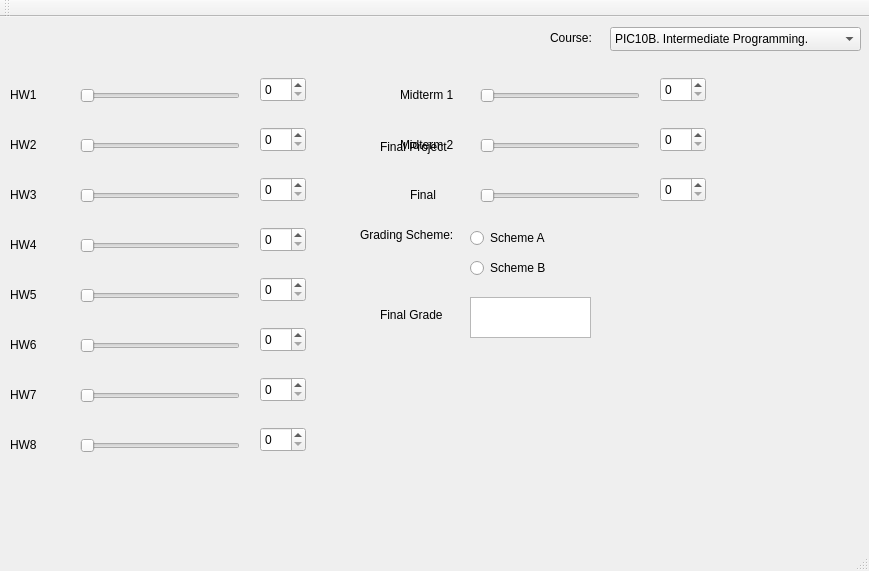
<?xml version="1.0" encoding="UTF-8"?>
<ui version="4.0">
 <class>MainWindow</class>
 <widget class="QMainWindow" name="MainWindow">
  <property name="geometry">
   <rect>
    <x>0</x>
    <y>0</y>
    <width>869</width>
    <height>571</height>
   </rect>
  </property>
  <property name="windowTitle">
   <string>MainWindow</string>
  </property>
  <widget class="QWidget" name="centralWidget">
   <widget class="QSlider" name="horizontalSlider">
    <property name="geometry">
     <rect>
      <x>80</x>
      <y>70</y>
      <width>160</width>
      <height>18</height>
     </rect>
    </property>
    <property name="maximum">
     <number>100</number>
    </property>
    <property name="orientation">
     <enum>Qt::Horizontal</enum>
    </property>
   </widget>
   <widget class="QLabel" name="label">
    <property name="geometry">
     <rect>
      <x>10</x>
      <y>70</y>
      <width>55</width>
      <height>16</height>
     </rect>
    </property>
    <property name="text">
     <string>HW1</string>
    </property>
   </widget>
   <widget class="QSpinBox" name="spinBox">
    <property name="geometry">
     <rect>
      <x>260</x>
      <y>60</y>
      <width>46</width>
      <height>25</height>
     </rect>
    </property>
    <property name="maximum">
     <number>100</number>
    </property>
   </widget>
   <widget class="QSpinBox" name="spinBox_2">
    <property name="geometry">
     <rect>
      <x>260</x>
      <y>110</y>
      <width>46</width>
      <height>25</height>
     </rect>
    </property>
    <property name="maximum">
     <number>100</number>
    </property>
   </widget>
   <widget class="QLabel" name="label_2">
    <property name="geometry">
     <rect>
      <x>10</x>
      <y>120</y>
      <width>55</width>
      <height>16</height>
     </rect>
    </property>
    <property name="text">
     <string>HW2</string>
    </property>
   </widget>
   <widget class="QSlider" name="horizontalSlider_2">
    <property name="geometry">
     <rect>
      <x>80</x>
      <y>120</y>
      <width>160</width>
      <height>18</height>
     </rect>
    </property>
    <property name="maximum">
     <number>100</number>
    </property>
    <property name="orientation">
     <enum>Qt::Horizontal</enum>
    </property>
   </widget>
   <widget class="QSlider" name="horizontalSlider_3">
    <property name="geometry">
     <rect>
      <x>80</x>
      <y>170</y>
      <width>160</width>
      <height>18</height>
     </rect>
    </property>
    <property name="maximum">
     <number>100</number>
    </property>
    <property name="orientation">
     <enum>Qt::Horizontal</enum>
    </property>
   </widget>
   <widget class="QLabel" name="label_3">
    <property name="geometry">
     <rect>
      <x>10</x>
      <y>170</y>
      <width>55</width>
      <height>16</height>
     </rect>
    </property>
    <property name="text">
     <string>HW3</string>
    </property>
   </widget>
   <widget class="QSpinBox" name="spinBox_3">
    <property name="geometry">
     <rect>
      <x>260</x>
      <y>160</y>
      <width>46</width>
      <height>25</height>
     </rect>
    </property>
    <property name="maximum">
     <number>100</number>
    </property>
   </widget>
   <widget class="QSpinBox" name="spinBox_4">
    <property name="geometry">
     <rect>
      <x>260</x>
      <y>210</y>
      <width>46</width>
      <height>25</height>
     </rect>
    </property>
    <property name="maximum">
     <number>100</number>
    </property>
   </widget>
   <widget class="QLabel" name="label_4">
    <property name="geometry">
     <rect>
      <x>10</x>
      <y>220</y>
      <width>55</width>
      <height>16</height>
     </rect>
    </property>
    <property name="text">
     <string>HW4</string>
    </property>
   </widget>
   <widget class="QSlider" name="horizontalSlider_4">
    <property name="geometry">
     <rect>
      <x>80</x>
      <y>220</y>
      <width>160</width>
      <height>18</height>
     </rect>
    </property>
    <property name="maximum">
     <number>100</number>
    </property>
    <property name="orientation">
     <enum>Qt::Horizontal</enum>
    </property>
   </widget>
   <widget class="QSlider" name="horizontalSlider_5">
    <property name="geometry">
     <rect>
      <x>80</x>
      <y>270</y>
      <width>160</width>
      <height>18</height>
     </rect>
    </property>
    <property name="maximum">
     <number>100</number>
    </property>
    <property name="orientation">
     <enum>Qt::Horizontal</enum>
    </property>
   </widget>
   <widget class="QSpinBox" name="spinBox_5">
    <property name="geometry">
     <rect>
      <x>260</x>
      <y>260</y>
      <width>46</width>
      <height>25</height>
     </rect>
    </property>
    <property name="maximum">
     <number>100</number>
    </property>
   </widget>
   <widget class="QLabel" name="label_5">
    <property name="geometry">
     <rect>
      <x>10</x>
      <y>270</y>
      <width>55</width>
      <height>16</height>
     </rect>
    </property>
    <property name="text">
     <string>HW5</string>
    </property>
   </widget>
   <widget class="QLabel" name="label_6">
    <property name="geometry">
     <rect>
      <x>10</x>
      <y>320</y>
      <width>55</width>
      <height>16</height>
     </rect>
    </property>
    <property name="text">
     <string>HW6</string>
    </property>
   </widget>
   <widget class="QSlider" name="horizontalSlider_6">
    <property name="geometry">
     <rect>
      <x>80</x>
      <y>320</y>
      <width>160</width>
      <height>18</height>
     </rect>
    </property>
    <property name="maximum">
     <number>100</number>
    </property>
    <property name="orientation">
     <enum>Qt::Horizontal</enum>
    </property>
   </widget>
   <widget class="QSpinBox" name="spinBox_6">
    <property name="geometry">
     <rect>
      <x>260</x>
      <y>310</y>
      <width>46</width>
      <height>25</height>
     </rect>
    </property>
    <property name="maximum">
     <number>100</number>
    </property>
   </widget>
   <widget class="QSpinBox" name="spinBox_7">
    <property name="geometry">
     <rect>
      <x>260</x>
      <y>360</y>
      <width>46</width>
      <height>25</height>
     </rect>
    </property>
    <property name="maximum">
     <number>100</number>
    </property>
   </widget>
   <widget class="QSlider" name="horizontalSlider_7">
    <property name="geometry">
     <rect>
      <x>80</x>
      <y>370</y>
      <width>160</width>
      <height>18</height>
     </rect>
    </property>
    <property name="maximum">
     <number>100</number>
    </property>
    <property name="orientation">
     <enum>Qt::Horizontal</enum>
    </property>
   </widget>
   <widget class="QLabel" name="label_7">
    <property name="geometry">
     <rect>
      <x>10</x>
      <y>370</y>
      <width>55</width>
      <height>16</height>
     </rect>
    </property>
    <property name="text">
     <string>HW7</string>
    </property>
   </widget>
   <widget class="QLabel" name="label_8">
    <property name="geometry">
     <rect>
      <x>400</x>
      <y>70</y>
      <width>71</width>
      <height>16</height>
     </rect>
    </property>
    <property name="text">
     <string>Midterm 1</string>
    </property>
   </widget>
   <widget class="QSlider" name="horizontalSlider_8">
    <property name="geometry">
     <rect>
      <x>480</x>
      <y>70</y>
      <width>160</width>
      <height>18</height>
     </rect>
    </property>
    <property name="maximum">
     <number>100</number>
    </property>
    <property name="orientation">
     <enum>Qt::Horizontal</enum>
    </property>
   </widget>
   <widget class="QSpinBox" name="spinBox_8">
    <property name="geometry">
     <rect>
      <x>660</x>
      <y>60</y>
      <width>46</width>
      <height>25</height>
     </rect>
    </property>
    <property name="maximum">
     <number>100</number>
    </property>
   </widget>
   <widget class="QLabel" name="label_9">
    <property name="geometry">
     <rect>
      <x>400</x>
      <y>120</y>
      <width>61</width>
      <height>16</height>
     </rect>
    </property>
    <property name="text">
     <string>Midterm 2</string>
    </property>
   </widget>
   <widget class="QSlider" name="horizontalSlider_9">
    <property name="geometry">
     <rect>
      <x>480</x>
      <y>120</y>
      <width>160</width>
      <height>18</height>
     </rect>
    </property>
    <property name="maximum">
     <number>100</number>
    </property>
    <property name="orientation">
     <enum>Qt::Horizontal</enum>
    </property>
   </widget>
   <widget class="QSpinBox" name="spinBox_9">
    <property name="geometry">
     <rect>
      <x>660</x>
      <y>110</y>
      <width>46</width>
      <height>25</height>
     </rect>
    </property>
    <property name="maximum">
     <number>100</number>
    </property>
   </widget>
   <widget class="QLabel" name="label_10">
    <property name="geometry">
     <rect>
      <x>410</x>
      <y>170</y>
      <width>55</width>
      <height>16</height>
     </rect>
    </property>
    <property name="text">
     <string>Final</string>
    </property>
   </widget>
   <widget class="QSlider" name="horizontalSlider_10">
    <property name="geometry">
     <rect>
      <x>480</x>
      <y>170</y>
      <width>160</width>
      <height>18</height>
     </rect>
    </property>
    <property name="maximum">
     <number>100</number>
    </property>
    <property name="orientation">
     <enum>Qt::Horizontal</enum>
    </property>
   </widget>
   <widget class="QSpinBox" name="spinBox_10">
    <property name="geometry">
     <rect>
      <x>660</x>
      <y>160</y>
      <width>46</width>
      <height>25</height>
     </rect>
    </property>
    <property name="maximum">
     <number>100</number>
    </property>
   </widget>
   <widget class="QLabel" name="label_11">
    <property name="geometry">
     <rect>
      <x>380</x>
      <y>290</y>
      <width>71</width>
      <height>16</height>
     </rect>
    </property>
    <property name="text">
     <string>Final Grade</string>
    </property>
   </widget>
   <widget class="QTextBrowser" name="textBrowser">
    <property name="geometry">
     <rect>
      <x>470</x>
      <y>280</y>
      <width>121</width>
      <height>41</height>
     </rect>
    </property>
   </widget>
   <widget class="QRadioButton" name="radioButton">
    <property name="geometry">
     <rect>
      <x>470</x>
      <y>210</y>
      <width>97</width>
      <height>22</height>
     </rect>
    </property>
    <property name="text">
     <string>Scheme A</string>
    </property>
   </widget>
   <widget class="QRadioButton" name="radioButton_2">
    <property name="geometry">
     <rect>
      <x>470</x>
      <y>240</y>
      <width>97</width>
      <height>22</height>
     </rect>
    </property>
    <property name="text">
     <string>Scheme B</string>
    </property>
   </widget>
   <widget class="QComboBox" name="comboBox">
    <property name="geometry">
     <rect>
      <x>610</x>
      <y>10</y>
      <width>251</width>
      <height>24</height>
     </rect>
    </property>
    <item>
     <property name="text">
      <string>PIC10B. Intermediate Programming. </string>
     </property>
    </item>
    <item>
     <property name="text">
      <string>PIC10C. Advanced Programming. </string>
     </property>
    </item>
   </widget>
   <widget class="QLabel" name="label_12">
    <property name="geometry">
     <rect>
      <x>10</x>
      <y>420</y>
      <width>55</width>
      <height>16</height>
     </rect>
    </property>
    <property name="text">
     <string>HW8</string>
    </property>
   </widget>
   <widget class="QSlider" name="horizontalSlider_11">
    <property name="geometry">
     <rect>
      <x>80</x>
      <y>420</y>
      <width>160</width>
      <height>18</height>
     </rect>
    </property>
    <property name="maximum">
     <number>100</number>
    </property>
    <property name="orientation">
     <enum>Qt::Horizontal</enum>
    </property>
   </widget>
   <widget class="QSpinBox" name="spinBox_11">
    <property name="geometry">
     <rect>
      <x>260</x>
      <y>410</y>
      <width>46</width>
      <height>25</height>
     </rect>
    </property>
    <property name="maximum">
     <number>100</number>
    </property>
   </widget>
   <widget class="QLabel" name="label_13">
    <property name="geometry">
     <rect>
      <x>360</x>
      <y>210</y>
      <width>111</width>
      <height>16</height>
     </rect>
    </property>
    <property name="text">
     <string>Grading Scheme:</string>
    </property>
   </widget>
   <widget class="QLabel" name="label_14">
    <property name="geometry">
     <rect>
      <x>380</x>
      <y>120</y>
      <width>91</width>
      <height>20</height>
     </rect>
    </property>
    <property name="text">
     <string>Final Project</string>
    </property>
   </widget>
   <widget class="QLabel" name="label_15">
    <property name="geometry">
     <rect>
      <x>550</x>
      <y>10</y>
      <width>55</width>
      <height>21</height>
     </rect>
    </property>
    <property name="text">
     <string>Course:</string>
    </property>
   </widget>
  </widget>
  <widget class="QMenuBar" name="menuBar">
   <property name="geometry">
    <rect>
     <x>0</x>
     <y>0</y>
     <width>869</width>
     <height>25</height>
    </rect>
   </property>
  </widget>
  <widget class="QToolBar" name="mainToolBar">
   <attribute name="toolBarArea">
    <enum>TopToolBarArea</enum>
   </attribute>
   <attribute name="toolBarBreak">
    <bool>false</bool>
   </attribute>
  </widget>
  <widget class="QStatusBar" name="statusBar"/>
 </widget>
 <layoutdefault spacing="6" margin="11"/>
 <resources/>
 <connections>
  <connection>
   <sender>horizontalSlider</sender>
   <signal>valueChanged(int)</signal>
   <receiver>spinBox</receiver>
   <slot>setValue(int)</slot>
   <hints>
    <hint type="sourcelabel">
     <x>183</x>
     <y>130</y>
    </hint>
    <hint type="destinationlabel">
     <x>277</x>
     <y>124</y>
    </hint>
   </hints>
  </connection>
  <connection>
   <sender>horizontalSlider_2</sender>
   <signal>valueChanged(int)</signal>
   <receiver>spinBox_2</receiver>
   <slot>setValue(int)</slot>
   <hints>
    <hint type="sourcelabel">
     <x>221</x>
     <y>170</y>
    </hint>
    <hint type="destinationlabel">
     <x>281</x>
     <y>172</y>
    </hint>
   </hints>
  </connection>
  <connection>
   <sender>horizontalSlider_3</sender>
   <signal>valueChanged(int)</signal>
   <receiver>spinBox_3</receiver>
   <slot>setValue(int)</slot>
   <hints>
    <hint type="sourcelabel">
     <x>161</x>
     <y>225</y>
    </hint>
    <hint type="destinationlabel">
     <x>264</x>
     <y>225</y>
    </hint>
   </hints>
  </connection>
  <connection>
   <sender>horizontalSlider_4</sender>
   <signal>valueChanged(int)</signal>
   <receiver>spinBox_4</receiver>
   <slot>setValue(int)</slot>
   <hints>
    <hint type="sourcelabel">
     <x>154</x>
     <y>269</y>
    </hint>
    <hint type="destinationlabel">
     <x>260</x>
     <y>263</y>
    </hint>
   </hints>
  </connection>
  <connection>
   <sender>horizontalSlider_5</sender>
   <signal>valueChanged(int)</signal>
   <receiver>spinBox_5</receiver>
   <slot>setValue(int)</slot>
   <hints>
    <hint type="sourcelabel">
     <x>218</x>
     <y>326</y>
    </hint>
    <hint type="destinationlabel">
     <x>278</x>
     <y>325</y>
    </hint>
   </hints>
  </connection>
  <connection>
   <sender>horizontalSlider_6</sender>
   <signal>valueChanged(int)</signal>
   <receiver>spinBox_6</receiver>
   <slot>setValue(int)</slot>
   <hints>
    <hint type="sourcelabel">
     <x>216</x>
     <y>375</y>
    </hint>
    <hint type="destinationlabel">
     <x>278</x>
     <y>375</y>
    </hint>
   </hints>
  </connection>
  <connection>
   <sender>horizontalSlider_7</sender>
   <signal>valueChanged(int)</signal>
   <receiver>spinBox_7</receiver>
   <slot>setValue(int)</slot>
   <hints>
    <hint type="sourcelabel">
     <x>220</x>
     <y>416</y>
    </hint>
    <hint type="destinationlabel">
     <x>283</x>
     <y>421</y>
    </hint>
   </hints>
  </connection>
  <connection>
   <sender>horizontalSlider_8</sender>
   <signal>valueChanged(int)</signal>
   <receiver>spinBox_8</receiver>
   <slot>setValue(int)</slot>
   <hints>
    <hint type="sourcelabel">
     <x>514</x>
     <y>124</y>
    </hint>
    <hint type="destinationlabel">
     <x>682</x>
     <y>127</y>
    </hint>
   </hints>
  </connection>
  <connection>
   <sender>horizontalSlider_9</sender>
   <signal>valueChanged(int)</signal>
   <receiver>spinBox_9</receiver>
   <slot>setValue(int)</slot>
   <hints>
    <hint type="sourcelabel">
     <x>638</x>
     <y>171</y>
    </hint>
    <hint type="destinationlabel">
     <x>673</x>
     <y>171</y>
    </hint>
   </hints>
  </connection>
  <connection>
   <sender>horizontalSlider_10</sender>
   <signal>valueChanged(int)</signal>
   <receiver>spinBox_10</receiver>
   <slot>setValue(int)</slot>
   <hints>
    <hint type="sourcelabel">
     <x>599</x>
     <y>229</y>
    </hint>
    <hint type="destinationlabel">
     <x>672</x>
     <y>214</y>
    </hint>
   </hints>
  </connection>
  <connection>
   <sender>spinBox</sender>
   <signal>valueChanged(int)</signal>
   <receiver>horizontalSlider</receiver>
   <slot>setValue(int)</slot>
   <hints>
    <hint type="sourcelabel">
     <x>288</x>
     <y>119</y>
    </hint>
    <hint type="destinationlabel">
     <x>224</x>
     <y>125</y>
    </hint>
   </hints>
  </connection>
  <connection>
   <sender>spinBox_2</sender>
   <signal>valueChanged(int)</signal>
   <receiver>horizontalSlider_2</receiver>
   <slot>setValue(int)</slot>
   <hints>
    <hint type="sourcelabel">
     <x>264</x>
     <y>157</y>
    </hint>
    <hint type="destinationlabel">
     <x>216</x>
     <y>175</y>
    </hint>
   </hints>
  </connection>
  <connection>
   <sender>spinBox_3</sender>
   <signal>valueChanged(int)</signal>
   <receiver>horizontalSlider_3</receiver>
   <slot>setValue(int)</slot>
   <hints>
    <hint type="sourcelabel">
     <x>279</x>
     <y>208</y>
    </hint>
    <hint type="destinationlabel">
     <x>228</x>
     <y>230</y>
    </hint>
   </hints>
  </connection>
  <connection>
   <sender>spinBox_4</sender>
   <signal>valueChanged(int)</signal>
   <receiver>horizontalSlider_4</receiver>
   <slot>setValue(int)</slot>
   <hints>
    <hint type="sourcelabel">
     <x>268</x>
     <y>272</y>
    </hint>
    <hint type="destinationlabel">
     <x>226</x>
     <y>276</y>
    </hint>
   </hints>
  </connection>
  <connection>
   <sender>spinBox_5</sender>
   <signal>valueChanged(int)</signal>
   <receiver>horizontalSlider_5</receiver>
   <slot>setValue(int)</slot>
   <hints>
    <hint type="sourcelabel">
     <x>284</x>
     <y>315</y>
    </hint>
    <hint type="destinationlabel">
     <x>220</x>
     <y>323</y>
    </hint>
   </hints>
  </connection>
  <connection>
   <sender>spinBox_6</sender>
   <signal>valueChanged(int)</signal>
   <receiver>horizontalSlider_6</receiver>
   <slot>setValue(int)</slot>
   <hints>
    <hint type="sourcelabel">
     <x>268</x>
     <y>366</y>
    </hint>
    <hint type="destinationlabel">
     <x>232</x>
     <y>370</y>
    </hint>
   </hints>
  </connection>
  <connection>
   <sender>spinBox_7</sender>
   <signal>valueChanged(int)</signal>
   <receiver>horizontalSlider_7</receiver>
   <slot>setValue(int)</slot>
   <hints>
    <hint type="sourcelabel">
     <x>286</x>
     <y>406</y>
    </hint>
    <hint type="destinationlabel">
     <x>191</x>
     <y>429</y>
    </hint>
   </hints>
  </connection>
  <connection>
   <sender>spinBox_8</sender>
   <signal>valueChanged(int)</signal>
   <receiver>horizontalSlider_8</receiver>
   <slot>setValue(int)</slot>
   <hints>
    <hint type="sourcelabel">
     <x>661</x>
     <y>116</y>
    </hint>
    <hint type="destinationlabel">
     <x>624</x>
     <y>120</y>
    </hint>
   </hints>
  </connection>
  <connection>
   <sender>spinBox_9</sender>
   <signal>valueChanged(int)</signal>
   <receiver>horizontalSlider_9</receiver>
   <slot>setValue(int)</slot>
   <hints>
    <hint type="sourcelabel">
     <x>676</x>
     <y>164</y>
    </hint>
    <hint type="destinationlabel">
     <x>623</x>
     <y>180</y>
    </hint>
   </hints>
  </connection>
  <connection>
   <sender>spinBox_10</sender>
   <signal>valueChanged(int)</signal>
   <receiver>horizontalSlider_10</receiver>
   <slot>setValue(int)</slot>
   <hints>
    <hint type="sourcelabel">
     <x>675</x>
     <y>226</y>
    </hint>
    <hint type="destinationlabel">
     <x>594</x>
     <y>227</y>
    </hint>
   </hints>
  </connection>
  <connection>
   <sender>horizontalSlider_11</sender>
   <signal>valueChanged(int)</signal>
   <receiver>spinBox_11</receiver>
   <slot>setValue(int)</slot>
   <hints>
    <hint type="sourcelabel">
     <x>218</x>
     <y>478</y>
    </hint>
    <hint type="destinationlabel">
     <x>284</x>
     <y>470</y>
    </hint>
   </hints>
  </connection>
  <connection>
   <sender>spinBox_11</sender>
   <signal>valueChanged(int)</signal>
   <receiver>horizontalSlider_11</receiver>
   <slot>setValue(int)</slot>
   <hints>
    <hint type="sourcelabel">
     <x>285</x>
     <y>458</y>
    </hint>
    <hint type="destinationlabel">
     <x>221</x>
     <y>471</y>
    </hint>
   </hints>
  </connection>
  <connection>
   <sender>spinBox</sender>
   <signal>valueChanged(int)</signal>
   <receiver>MainWindow</receiver>
   <slot>slot_compute()</slot>
   <hints>
    <hint type="sourcelabel">
     <x>295</x>
     <y>110</y>
    </hint>
    <hint type="destinationlabel">
     <x>356</x>
     <y>71</y>
    </hint>
   </hints>
  </connection>
  <connection>
   <sender>MainWindow</sender>
   <signal>emit_final_grade(QString)</signal>
   <receiver>textBrowser</receiver>
   <slot>setText(QString)</slot>
   <hints>
    <hint type="sourcelabel">
     <x>703</x>
     <y>401</y>
    </hint>
    <hint type="destinationlabel">
     <x>570</x>
     <y>333</y>
    </hint>
   </hints>
  </connection>
  <connection>
   <sender>spinBox_2</sender>
   <signal>valueChanged(int)</signal>
   <receiver>MainWindow</receiver>
   <slot>slot_compute()</slot>
   <hints>
    <hint type="sourcelabel">
     <x>267</x>
     <y>169</y>
    </hint>
    <hint type="destinationlabel">
     <x>429</x>
     <y>201</y>
    </hint>
   </hints>
  </connection>
  <connection>
   <sender>spinBox_3</sender>
   <signal>valueChanged(int)</signal>
   <receiver>MainWindow</receiver>
   <slot>slot_compute()</slot>
   <hints>
    <hint type="sourcelabel">
     <x>272</x>
     <y>213</y>
    </hint>
    <hint type="destinationlabel">
     <x>382</x>
     <y>230</y>
    </hint>
   </hints>
  </connection>
  <connection>
   <sender>spinBox_4</sender>
   <signal>valueChanged(int)</signal>
   <receiver>MainWindow</receiver>
   <slot>slot_compute()</slot>
   <hints>
    <hint type="sourcelabel">
     <x>269</x>
     <y>266</y>
    </hint>
    <hint type="destinationlabel">
     <x>424</x>
     <y>277</y>
    </hint>
   </hints>
  </connection>
  <connection>
   <sender>spinBox_6</sender>
   <signal>valueChanged(int)</signal>
   <receiver>MainWindow</receiver>
   <slot>slot_compute()</slot>
   <hints>
    <hint type="sourcelabel">
     <x>281</x>
     <y>358</y>
    </hint>
    <hint type="destinationlabel">
     <x>351</x>
     <y>356</y>
    </hint>
   </hints>
  </connection>
  <connection>
   <sender>spinBox_7</sender>
   <signal>valueChanged(int)</signal>
   <receiver>MainWindow</receiver>
   <slot>slot_compute()</slot>
   <hints>
    <hint type="sourcelabel">
     <x>299</x>
     <y>415</y>
    </hint>
    <hint type="destinationlabel">
     <x>359</x>
     <y>412</y>
    </hint>
   </hints>
  </connection>
  <connection>
   <sender>spinBox_11</sender>
   <signal>valueChanged(int)</signal>
   <receiver>MainWindow</receiver>
   <slot>slot_compute()</slot>
   <hints>
    <hint type="sourcelabel">
     <x>273</x>
     <y>461</y>
    </hint>
    <hint type="destinationlabel">
     <x>389</x>
     <y>457</y>
    </hint>
   </hints>
  </connection>
  <connection>
   <sender>spinBox_8</sender>
   <signal>valueChanged(int)</signal>
   <receiver>MainWindow</receiver>
   <slot>slot_compute()</slot>
   <hints>
    <hint type="sourcelabel">
     <x>664</x>
     <y>110</y>
    </hint>
    <hint type="destinationlabel">
     <x>631</x>
     <y>62</y>
    </hint>
   </hints>
  </connection>
  <connection>
   <sender>spinBox_9</sender>
   <signal>valueChanged(int)</signal>
   <receiver>MainWindow</receiver>
   <slot>slot_compute()</slot>
   <hints>
    <hint type="sourcelabel">
     <x>689</x>
     <y>158</y>
    </hint>
    <hint type="destinationlabel">
     <x>785</x>
     <y>181</y>
    </hint>
   </hints>
  </connection>
  <connection>
   <sender>spinBox_10</sender>
   <signal>valueChanged(int)</signal>
   <receiver>MainWindow</receiver>
   <slot>slot_compute()</slot>
   <hints>
    <hint type="sourcelabel">
     <x>691</x>
     <y>212</y>
    </hint>
    <hint type="destinationlabel">
     <x>735</x>
     <y>362</y>
    </hint>
   </hints>
  </connection>
  <connection>
   <sender>comboBox</sender>
   <signal>currentIndexChanged(int)</signal>
   <receiver>MainWindow</receiver>
   <slot>slot_change_class(int)</slot>
   <hints>
    <hint type="sourcelabel">
     <x>810</x>
     <y>70</y>
    </hint>
    <hint type="destinationlabel">
     <x>816</x>
     <y>89</y>
    </hint>
   </hints>
  </connection>
  <connection>
   <sender>radioButton</sender>
   <signal>clicked()</signal>
   <receiver>MainWindow</receiver>
   <slot>slot_compute()</slot>
   <hints>
    <hint type="sourcelabel">
     <x>494</x>
     <y>260</y>
    </hint>
    <hint type="destinationlabel">
     <x>598</x>
     <y>261</y>
    </hint>
   </hints>
  </connection>
  <connection>
   <sender>radioButton_2</sender>
   <signal>clicked()</signal>
   <receiver>MainWindow</receiver>
   <slot>slot_compute()</slot>
   <hints>
    <hint type="sourcelabel">
     <x>538</x>
     <y>297</y>
    </hint>
    <hint type="destinationlabel">
     <x>615</x>
     <y>302</y>
    </hint>
   </hints>
  </connection>
 </connections>
 <slots>
  <signal>emit_final_grade(QString)</signal>
  <slot>slot_compute()</slot>
  <slot>slot_change_class(int)</slot>
 </slots>
</ui>
